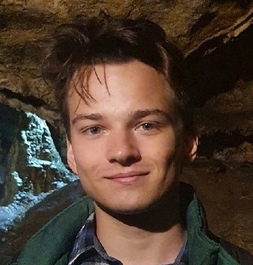
#> input picture me.jpg, 253 x 265 px
$ python sift_features.py me.jpg out.png
#> lines starting #> are read from the running program, lines starting #| are printed output that depends on the picture
import cv2
import sys

input_path = sys.argv[1]
output_path = sys.argv[2]

img = cv2.imread(input_path)
#> img is the input picture: shape (265, 253, 3); mean B, G, R 48.2, 60.8, 78.5

sift = cv2.SIFT_create()
keypoints, descriptors = sift.detectAndCompute(img, None)
#> keypoints = 334 keypoints; strongest (x, y, size): (47, 150, 2), (47, 162, 3), (19, 180, 3.2), (29, 114, 3.2)

result = cv2.drawKeypoints(img, keypoints, None, flags=cv2.DRAW_MATCHES_FLAGS_DRAW_RICH_KEYPOINTS)
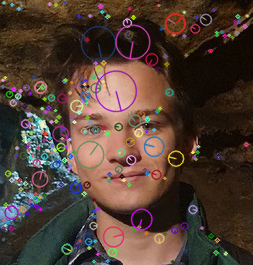
#> result: shape (265, 253, 3); mean B, G, R 53, 63.2, 81.4
cv2.imwrite(output_path, result)
